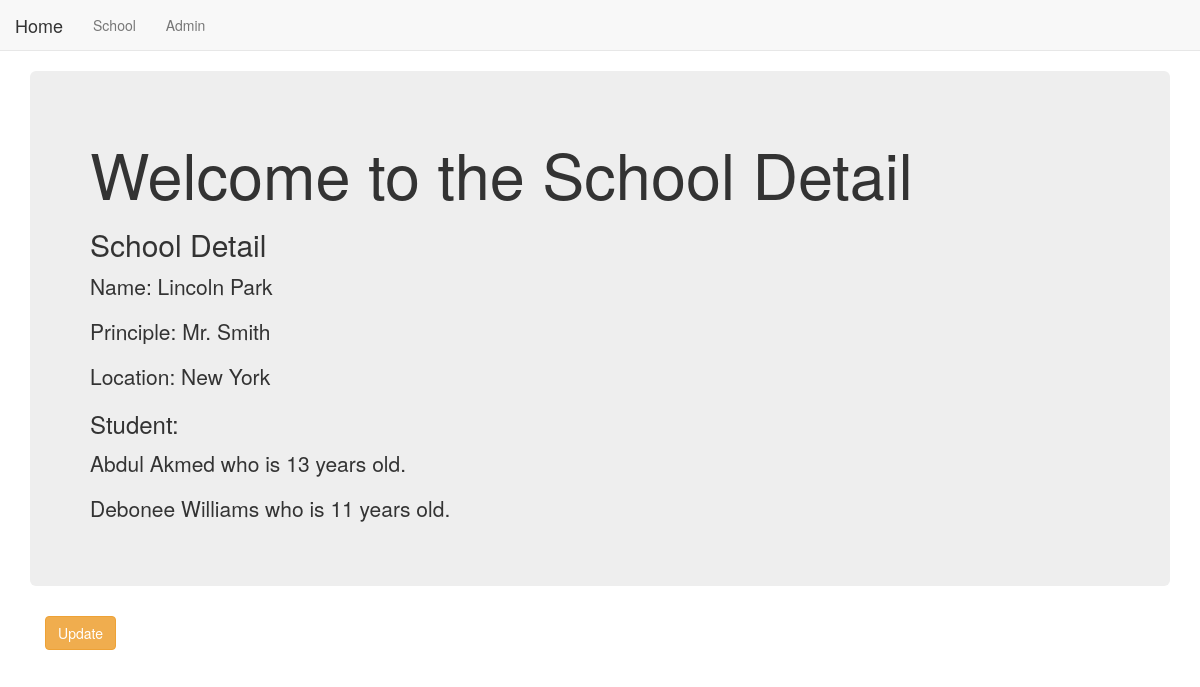
/temp_app/2/, run on an earlier commit of the app's database.
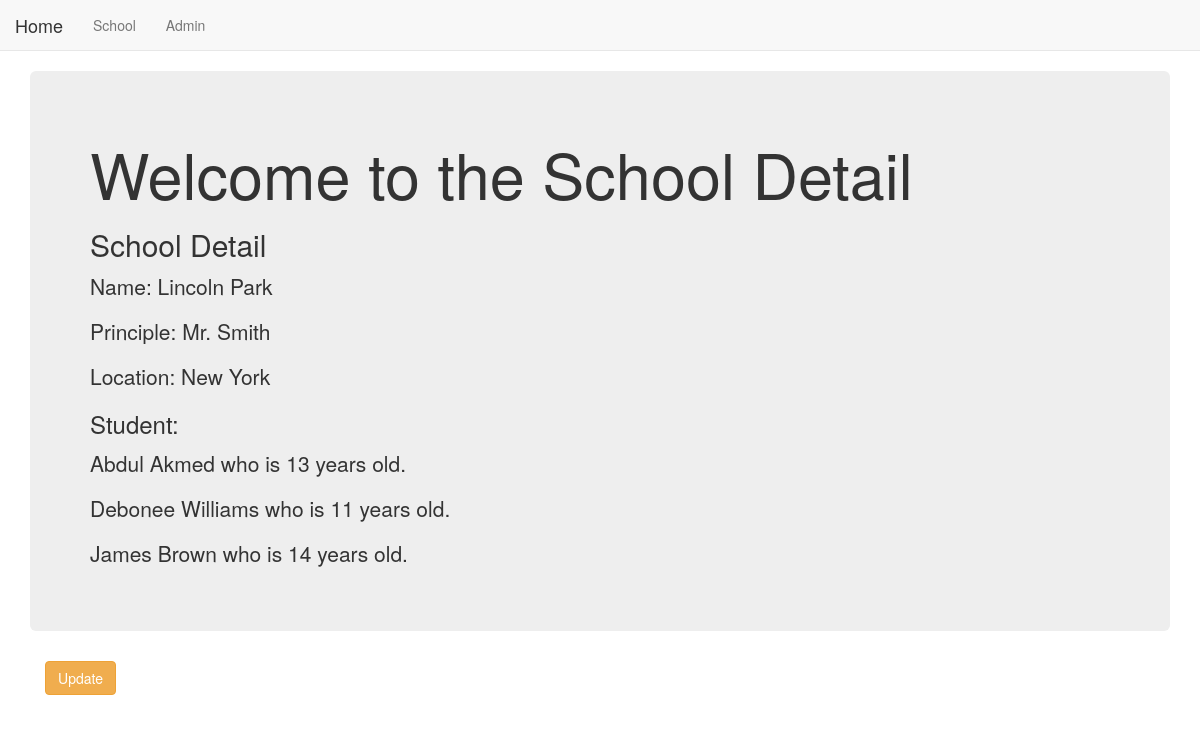
And on a later commit of the database.
### temp_app/models.py (models this page shows, shortened)
class Student(models.Model):
    name = models.CharField(max_length=256)
    age = models.PositiveIntegerField()
    School = models.ForeignKey(School,related_name='students', on_delete=models.CASCADE)

### temp_app/views.py (the view)
# urls.py: url(r'^(?P<pk>\d+)/$', views.SchoolDetailView.as_view(), name='detail'),
class SchoolDetailView(DetailView):
    model = models.School
    template_name = 'temp_app/school_detail.html'
    context_object_name = 'school_detail'

### temp_app/templates/temp_app/school_detail.html
{% extends "temp_app/basic_app_base.html" %}
{% block body_block %}
<div class="jumbotron">
    <h1>Welcome to the School Detail</h1>
    <h2>School Detail</h2>
    <p>
        Name: {{school_detail.name}}
    </p>
    <p>
        Principle: {{school_detail.principal}}
    </p>
    <p>
        Location: {{school_detail.location}}
    </p>
    <h3>Student:</h3>
    {% if school_detail.students.all.count > 0 %}
    {% for student in school_detail.students.all %}
    <p>{{student.name}} who is {{student.age}} years old.</p>
    {% endfor %}
    {% else %}
    <p>No students are attend this school.</p>
    {% endif %}
</div>
<div class="container">
    <p><a class="btn btn-warning" href="{% url 'temp_app:update' pk=school_detail.pk %}">Update</a></p>
</div>
{% endblock %}

What changed in the data, as far as the page shows it:
added Student: name "James Brown", age "14"
